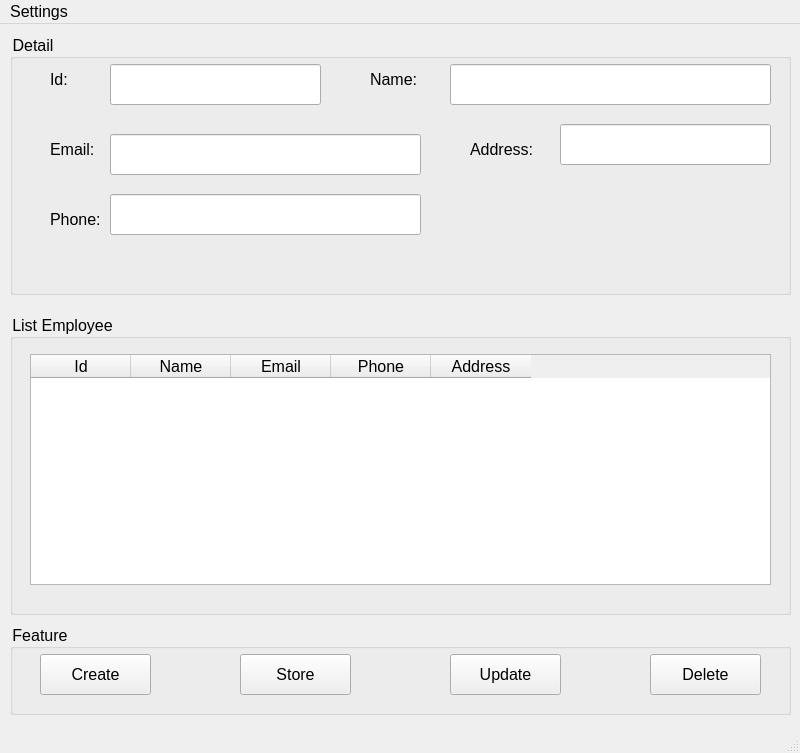
<?xml version="1.0" encoding="UTF-8"?>
<ui version="4.0">
 <class>MainWindow</class>
 <widget class="QMainWindow" name="MainWindow">
  <property name="geometry">
   <rect>
    <x>0</x>
    <y>0</y>
    <width>800</width>
    <height>753</height>
   </rect>
  </property>
  <property name="windowTitle">
   <string>MainWindow</string>
  </property>
  <property name="styleSheet">
   <string notr="true">font-size: 16px; </string>
  </property>
  <widget class="QWidget" name="centralwidget">
   <widget class="QGroupBox" name="groupBox">
    <property name="geometry">
     <rect>
      <x>10</x>
      <y>10</y>
      <width>781</width>
      <height>261</height>
     </rect>
    </property>
    <property name="title">
     <string>Detail</string>
    </property>
    <widget class="QLabel" name="label">
     <property name="geometry">
      <rect>
       <x>40</x>
       <y>30</y>
       <width>31</width>
       <height>31</height>
      </rect>
     </property>
     <property name="text">
      <string>Id: </string>
     </property>
    </widget>
    <widget class="QLineEdit" name="lineEditID">
     <property name="geometry">
      <rect>
       <x>100</x>
       <y>30</y>
       <width>211</width>
       <height>41</height>
      </rect>
     </property>
    </widget>
    <widget class="QLabel" name="label_2">
     <property name="geometry">
      <rect>
       <x>360</x>
       <y>30</y>
       <width>61</width>
       <height>31</height>
      </rect>
     </property>
     <property name="text">
      <string>Name:</string>
     </property>
    </widget>
    <widget class="QLineEdit" name="lineEditName">
     <property name="geometry">
      <rect>
       <x>440</x>
       <y>30</y>
       <width>321</width>
       <height>41</height>
      </rect>
     </property>
    </widget>
    <widget class="QLabel" name="label_3">
     <property name="geometry">
      <rect>
       <x>40</x>
       <y>100</y>
       <width>51</width>
       <height>31</height>
      </rect>
     </property>
     <property name="text">
      <string>Email: </string>
     </property>
    </widget>
    <widget class="QLineEdit" name="lineEditEmail">
     <property name="geometry">
      <rect>
       <x>100</x>
       <y>100</y>
       <width>311</width>
       <height>41</height>
      </rect>
     </property>
    </widget>
    <widget class="QLabel" name="label_4">
     <property name="geometry">
      <rect>
       <x>40</x>
       <y>170</y>
       <width>61</width>
       <height>31</height>
      </rect>
     </property>
     <property name="text">
      <string>Phone: </string>
     </property>
    </widget>
    <widget class="QLineEdit" name="lineEditPhone">
     <property name="geometry">
      <rect>
       <x>100</x>
       <y>160</y>
       <width>311</width>
       <height>41</height>
      </rect>
     </property>
    </widget>
    <widget class="QLabel" name="label_5">
     <property name="geometry">
      <rect>
       <x>460</x>
       <y>100</y>
       <width>71</width>
       <height>31</height>
      </rect>
     </property>
     <property name="text">
      <string>Address:</string>
     </property>
    </widget>
    <widget class="QLineEdit" name="lineEditAddress">
     <property name="geometry">
      <rect>
       <x>550</x>
       <y>90</y>
       <width>211</width>
       <height>41</height>
      </rect>
     </property>
    </widget>
   </widget>
   <widget class="QGroupBox" name="groupBox_2">
    <property name="geometry">
     <rect>
      <x>10</x>
      <y>290</y>
      <width>781</width>
      <height>301</height>
     </rect>
    </property>
    <property name="title">
     <string>List Employee</string>
    </property>
    <widget class="QTableWidget" name="tableWidgetListEmployee">
     <property name="geometry">
      <rect>
       <x>20</x>
       <y>40</y>
       <width>741</width>
       <height>231</height>
      </rect>
     </property>
     <column>
      <property name="text">
       <string>Id</string>
      </property>
     </column>
     <column>
      <property name="text">
       <string>Name</string>
      </property>
     </column>
     <column>
      <property name="text">
       <string>Email</string>
      </property>
     </column>
     <column>
      <property name="text">
       <string>Phone</string>
      </property>
     </column>
     <column>
      <property name="text">
       <string>Address</string>
      </property>
     </column>
    </widget>
   </widget>
   <widget class="QGroupBox" name="groupBox_3">
    <property name="geometry">
     <rect>
      <x>10</x>
      <y>600</y>
      <width>781</width>
      <height>91</height>
     </rect>
    </property>
    <property name="title">
     <string>Feature</string>
    </property>
    <widget class="QPushButton" name="pushButtonCreate">
     <property name="geometry">
      <rect>
       <x>30</x>
       <y>30</y>
       <width>111</width>
       <height>41</height>
      </rect>
     </property>
     <property name="text">
      <string>Create</string>
     </property>
    </widget>
    <widget class="QPushButton" name="pushButtonStore">
     <property name="geometry">
      <rect>
       <x>230</x>
       <y>30</y>
       <width>111</width>
       <height>41</height>
      </rect>
     </property>
     <property name="text">
      <string>Store</string>
     </property>
    </widget>
    <widget class="QPushButton" name="pushButtonDelete">
     <property name="geometry">
      <rect>
       <x>640</x>
       <y>30</y>
       <width>111</width>
       <height>41</height>
      </rect>
     </property>
     <property name="text">
      <string>Delete</string>
     </property>
    </widget>
    <widget class="QPushButton" name="pushButtonUpdate">
     <property name="geometry">
      <rect>
       <x>440</x>
       <y>30</y>
       <width>111</width>
       <height>41</height>
      </rect>
     </property>
     <property name="text">
      <string>Update</string>
     </property>
    </widget>
   </widget>
  </widget>
  <widget class="QMenuBar" name="menubar">
   <property name="geometry">
    <rect>
     <x>0</x>
     <y>0</y>
     <width>800</width>
     <height>27</height>
    </rect>
   </property>
   <widget class="QMenu" name="menuSettings">
    <property name="title">
     <string>Settings</string>
    </property>
    <addaction name="actionWheel_of_reward"/>
   </widget>
   <addaction name="menuSettings"/>
  </widget>
  <widget class="QStatusBar" name="statusbar"/>
  <action name="actionWheel_of_reward">
   <property name="text">
    <string>Wheel of reward</string>
   </property>
  </action>
 </widget>
 <resources/>
 <connections/>
</ui>
